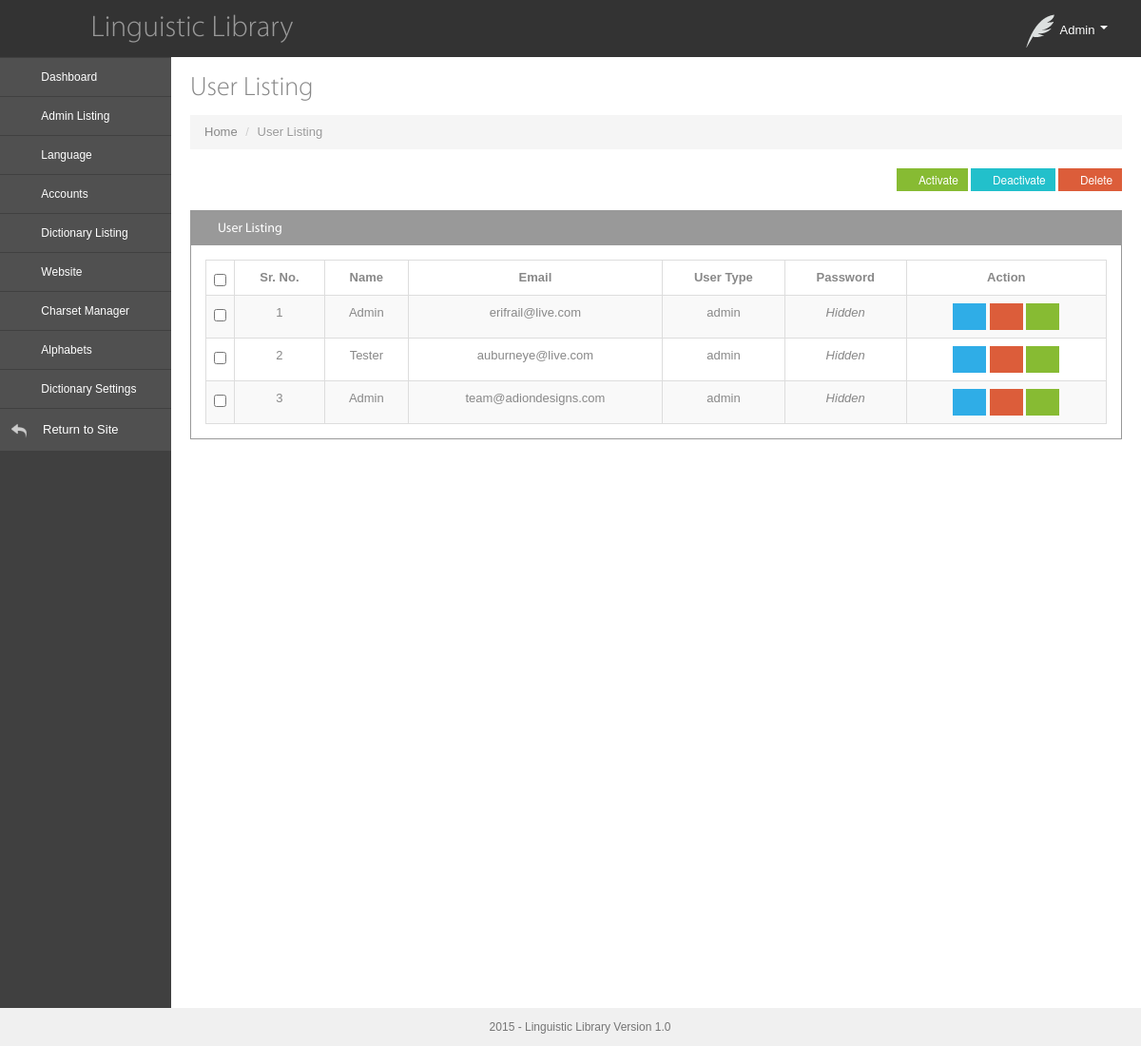
The app's page /admin/user_list.php (signed in), older data.
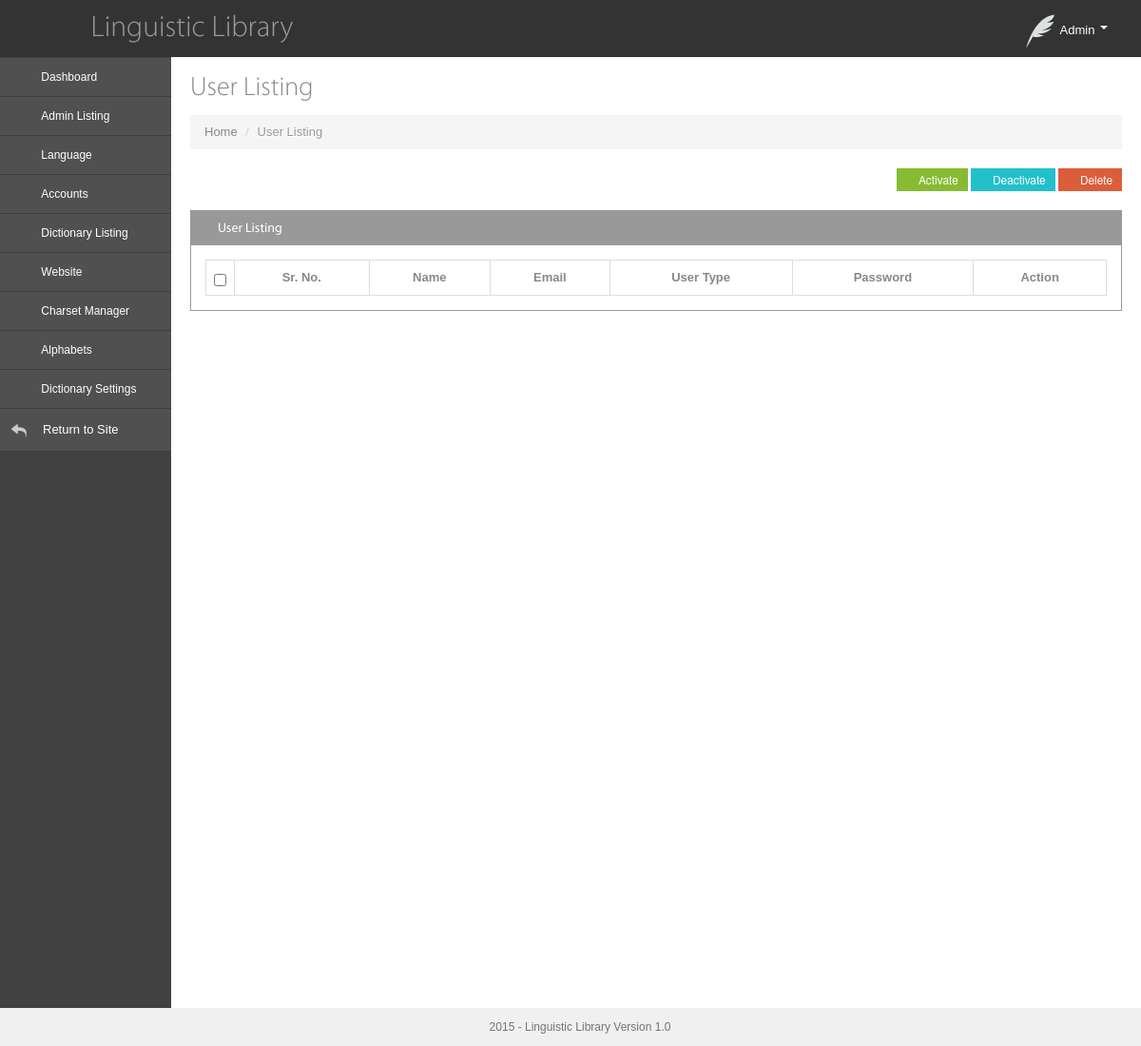
The same page, newer data.
### tables this page shows
CREATE TABLE IF NOT EXISTS `user_register` (
  `id` int(20) NOT NULL AUTO_INCREMENT,
  `name` varchar(20) NOT NULL,
  `display_email` varchar(50) NOT NULL,
  `password` varchar(50) NOT NULL,
  `follow_tags` varchar(255) NOT NULL,
  `user_type` enum('reader','author','admin') NOT NULL,
  `approval_required` enum('N','Y') NOT NULL,
  `date_added` datetime NOT NULL,
  `is_active` enum('N','Y') NOT NULL,
  PRIMARY KEY (`id`)
);

### web/includes/DbSql.inc.php (called while the page is built, shortened)
<?php
Class DBSQL
{
   function DBSQL($DB_NAME)
   {
	  global $DB_HOST,$DB_USER,$DB_PASS;
	  $conn=mysql_connect($DB_HOST,$DB_USER,$DB_PASS);
	  $this->CONN = $conn;
	  return true;
   }
   function select($sql="")
   {
	    $conn = $this->CONN;
	  $results = mysql_query($sql,$conn);
      $count = 0;
      $data = array();
      while ($row =@mysql_fetch_array($results)) {
         $data[$count] = $row;
         $count++;
      }
      return $data;
   }
}
?>

### web/includes/applicationTop.php (called while the page is built, shortened)
<?php
	$myvar	= explode("/",$_SERVER['PHP_SELF']);
	if(in_array("admin",$myvar) || in_array("publisher-admin",$myvar) || in_array("subscriber-admin",$myvar) || in_array("chat",$myvar) )
	{
		$root="../";
	}
	else
	{
		$root="";
	}
	include_once($root."includes/connectdb.php");
	include_once($root."includes/DbSql.inc.php");
	include_once($root."includes/PicSql.inc.php");
	$db		= new PicSQL($DB_NAME);
?>

### web/admin/admin_templateclass/user_list_manager.php (called while the page is built, shortened)
<?php
class user_list_manager
{
		function select_member()
		{
			 global $db;
		     $sql 		  =	"select * from user_register ORDER BY `id` DESC";
			 $collection  =   $db->select_data($sql);
			 return $collection;
		}
}
?>

### web/includes/PicSql.inc.php (called while the page is built, shortened)
<?php
Class PicSQL extends DBSQL
{
	function select_data($sql)
	{
		$result = $this->select($sql);
		return $result;
	}
}
?>

### web/admin/user_list.php (the view, shortened to what the changed rows need)
<?php
include("header.php");
include_once("admin_templateclass/user_list_manager.php");
$managerObject =	new user_list_manager();
$res_user	=	$managerObject->select_member();
?>
<link rel="stylesheet" type="text/css" href="js/highslide/highslide.css" />
         <form name="frm_member" method="post">
            <div class="row-fluid">
                <div class="span12">
                <div class="widget gray">
                    <div class="widget-body">
                        <table class="table table-striped table-bordered" id="sample_1">
                            <thead>
                            <tr>
                                <th style="width:8px;"><input type="checkbox" name="chk_act[]" onClick="checkAll(this.form,this,this.checked)"/></th>
                              	 <th class="align_center_t">Sr. No.</th>
                                <th class="align_center_t">Name</th>
                                <th class="align_center_t">Email</th>
                                <th class="align_center_t">User Type</th>
                                <th class="align_center_t">Password</th>
                                <th class="align_center_t">Action</th>
                            </tr>
                            </thead>
                            <tbody>
                            <?php if($res_user) {
                            		for($i=0;$i<count($res_user);$i++)
									{
										$user_id		=	trim($res_user[$i]['id']);
										$user_name		=	trim($res_user[$i]['name']);
										$user_email		=	trim($res_user[$i]['display_email']);
										$user_type		=	trim($res_user[$i]['user_type']);
										$user_status	=	trim($res_user[$i]['is_active']);
                            ?>
                            <tr class="odd gradeX">
                                <td><input type="checkbox" class="checkboxes" name="chk_act[]" value="<?php echo $user_id?>"/></td>
                                <td class="align_center_t"><?php echo $i+1; ?></td>
                                <td class="align_center_t"><?php echo $user_name; ?></td>
                                <td class="align_center_t"><?php echo $user_email; ?>
                                </td>
                                <td class="align_center_t"><?php echo $user_type;?></td>
                                <td class="align_center_t"><em>Hidden</em></td>
                                <td class="align_center_t">
	                                <a style="color: #fff" href="add_user.php?edit_id=<?php echo $user_id; ?>" class="btn btn-primary a_hover" title="Edit"><i class="icon-pencil"></i></a>
				                    <a style="color: #fff" href="user_list.php?del_id=<?php echo $user_id; ?>&user_type=<?php echo $user_type;?>" class="btn btn-danger a_hover" title="Delete" onclick="javascript:return confirm('Are you sure you wish to delete')"><i class="icon-trash"></i></a>
					                  <?php if($user_status=='Y')
									 {
								   ?>
								   <a href='user_list.php?deactive=<?php echo $user_id?>' title='Deactive' class="btn btn-success" >
								   	<i class="icon-ok"></i>
							         </a>
							      <?php   }
										else
										{
							      ?>
							       <a href='user_list.php?active=<?php echo $user_id?>' title='Active' class="btn btn-danger">
							       	<i class="icon-ok"></i>
									 </a>
									<?php
										}
									?>
                                </td>
                            </tr>
                            <?php } } ?>
                            </tbody>
                        </table>
                    </div>
                </div>
                </div>
            </div>
           </form>
            </div>
      </div>
   </div>
<?php include("footer.php") ?>

Row changes from the older to the newer data that the page shows:
removed user_register: name "Admin", display_email "erifrail@live.com", user_type "admin"
removed user_register: name "Tester", display_email "auburneye@live.com", user_type "admin"
removed user_register: name "Admin", display_email "team@adiondesigns.com", user_type "admin"
